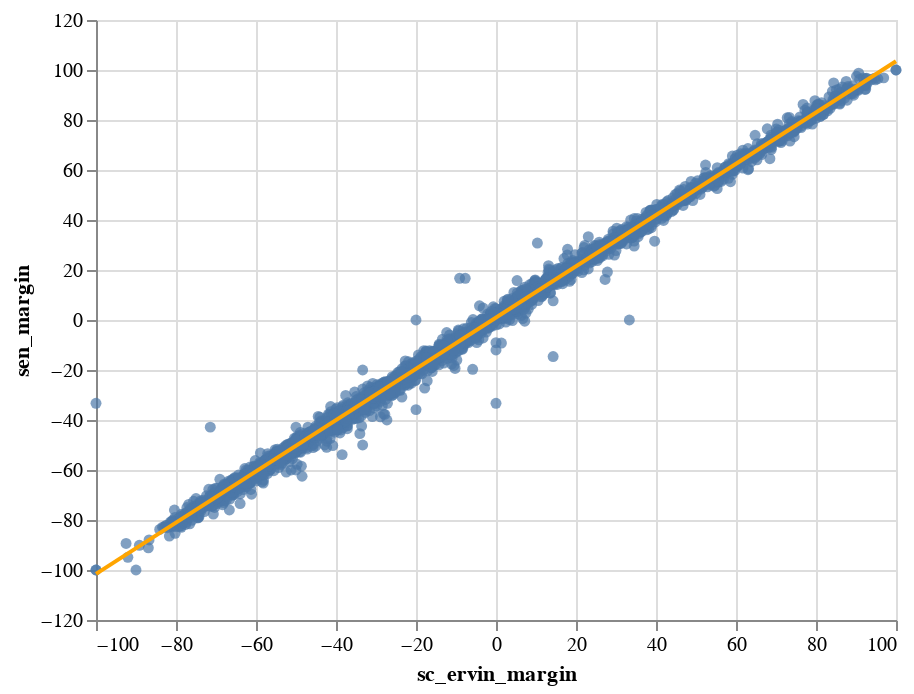

Notebook source saved alongside this figure:
### Code cell
chart = alt.Chart(results_both).mark_circle().encode(
    x='sc_ervin_margin:Q',
    y='sen_margin:Q',
    tooltip='pid:N'
)
regression = chart.transform_regression('sc_ervin_margin','sen_margin').mark_line().encode(
    color=alt.value('orange')
)
chart + regression

### Figure 1 — Vega-Lite specification as saved in the notebook (floating-point values rounded to 4 significant figures; data arrays with more than 128 entries replaced by an {"elided": "..."} marker saying what was removed)
{"config": {"view": {"continuousWidth": 400, "continuousHeight": 300}}, "layer": [{"mark": "circle", "encoding": {"tooltip": {"type": "nominal", "field": "pid"}, "x": {"type": "quantitative", "field": "sc_ervin_margin"}, "y": {"type": "quantitative", "field": "sen_margin"}}}, {"mark": "line", "encoding": {"color": {"value": "orange"}, "tooltip": {"type": "nominal", "field": "pid"}, "x": {"type": "quantitative", "field": "sc_ervin_margin"}, "y": {"type": "quantitative", "field": "sen_margin"}}, "transform": [{"on": "sc_ervin_margin", "regression": "sen_margin"}]}], "data": {"name": "data-cb5ec8bb148df8cf6d597bf2ef9a9caa"}, "$schema": "https://vega.github.io/schema/vega-lite/v4.8.1.json", "datasets": {"data-cb5ec8bb148df8cf6d597bf2ef9a9caa": {"elided": "2977 records"}}}
